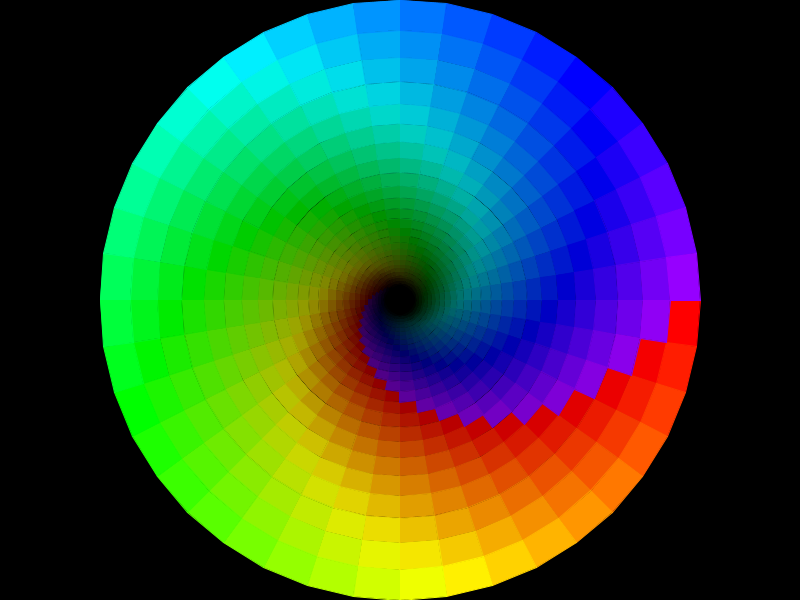
Frame 1 (no input)
Frame 2 (the mouse pressed at the canvas centre, redrawn once): identical to frame 1, image omitted

The Processing sketch that drew this single still picture (run headless with seeded random() and noise(); the mouse was pressed at the canvas centre and the sketch redrawn once):

// Processing sketch: Circulo_deformado
// ── Circulo_deformado.pde
float strokeline=1;
int radioBase=300;
color []colores= new color[400];

void setup(){
  size(800,600);
  background(0);
  smooth();
  noLoop();
  colorMode(HSB, 255);
}

void draw(){
  background(0);
  translate(width/2,height/2);
  float i=0;
  int a=0;
  for(i=0;i<PI*2;i+=PI/20){
    int radio = radioBase;
    int intensidad=255;
    for(float e=i;e<PI*4;e+=PI/20){
      fill(a,255,intensidad);
      stroke(a,255,intensidad);
      beginShape();
      vertex(radio*cos(e),radio*sin(e));
      vertex(radio*cos(e+(PI/20)),radio*sin(e+(PI/20)));
      vertex(radio*0.9*cos(e+(PI/20)),radio*0.9*sin(e+(PI/20)));
      vertex(radio*0.9*cos(e),radio*0.9*sin(e));
      vertex(radio*cos(e),radio*sin(e));
      endShape();
      radio *= 0.9;
      intensidad-=10;
    }
    a+=5;
  }
  
}
